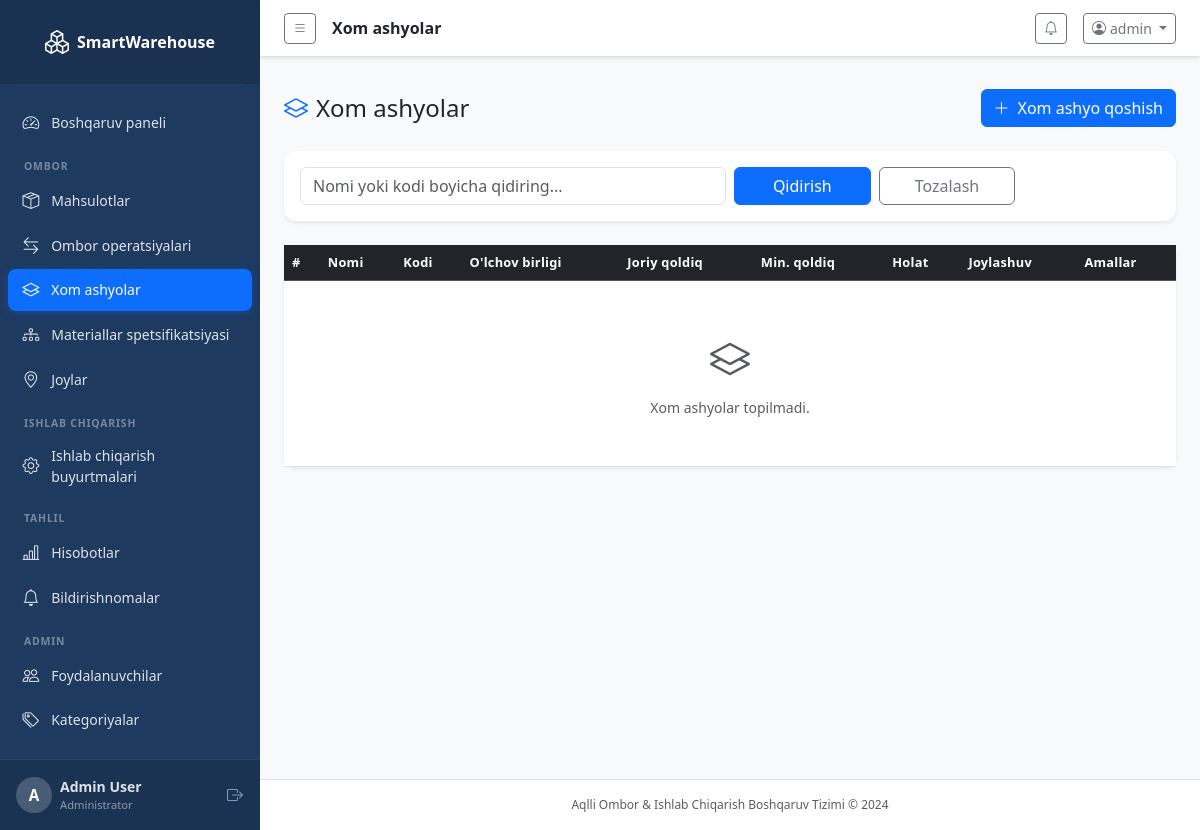
/inventory/raw-materials/ (signed in), run on an earlier commit of the app's database.
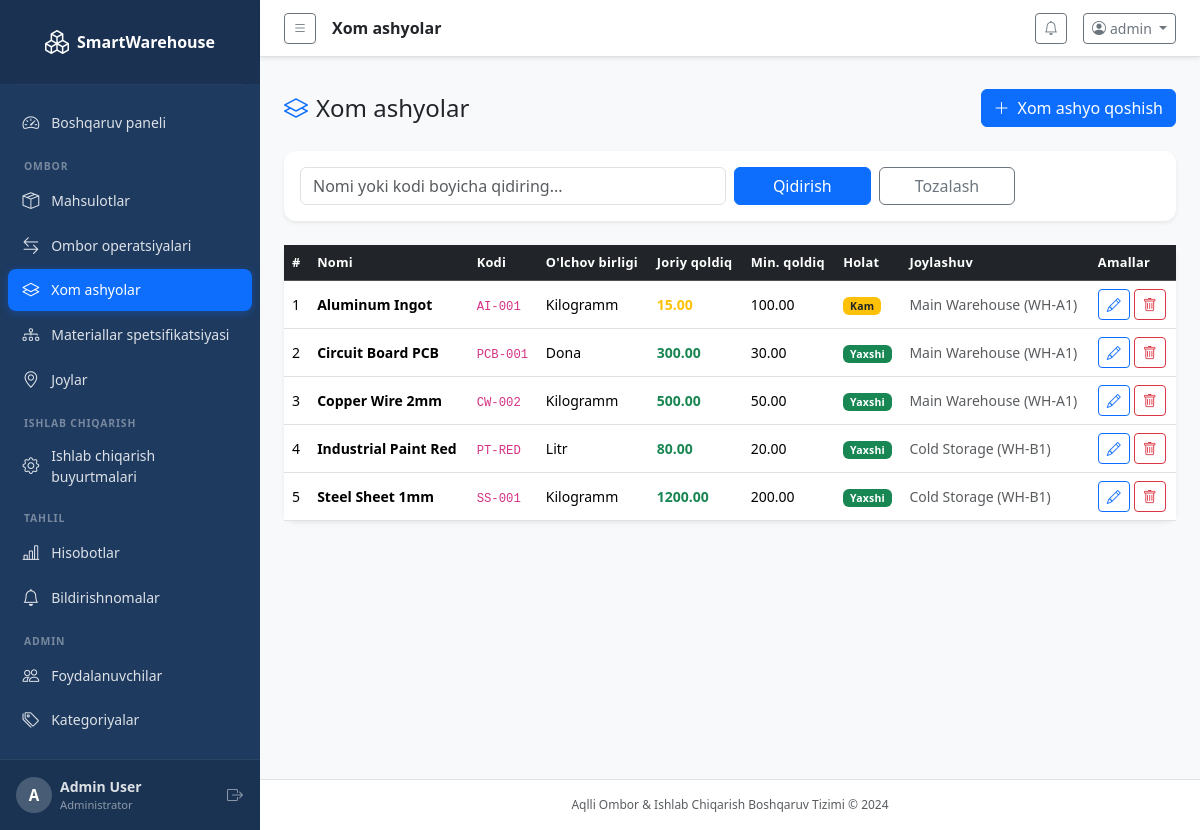
And on a later commit of the database.
### inventory/models.py (models this page shows, shortened)
class RawMaterial(models.Model):
    UNIT_CHOICES = Product.UNIT_CHOICES
    name = models.CharField(max_length=200)
    code = models.CharField(max_length=50, unique=True)
    unit = models.CharField(max_length=10, choices=UNIT_CHOICES, default='kg')
    current_stock = models.DecimalField(max_digits=12, decimal_places=2, default=0)
    minimum_stock = models.DecimalField(max_digits=12, decimal_places=2, default=0)
    location = models.ForeignKey(WarehouseLocation, on_delete=models.SET_NULL, null=True, blank=True)
    description = models.TextField(blank=True)
    created_at = models.DateTimeField(auto_now_add=True)
    updated_at = models.DateTimeField(auto_now=True)
    class Meta:
        ordering = ['name']
    @property
    def is_low_stock(self):
        return self.current_stock <= self.minimum_stock

class WarehouseLocation(models.Model):
    name = models.CharField(max_length=100)
    code = models.CharField(max_length=20, unique=True)
    description = models.TextField(blank=True)
    is_active = models.BooleanField(default=True)
    created_at = models.DateTimeField(auto_now_add=True)
    class Meta:
        ordering = ['name']
    def __str__(self):
        return f'{self.name} ({self.code})'

### inventory/views.py (the view)
# urls.py: path('raw-materials/', views.raw_material_list, name='raw_material_list'),
@login_required
def raw_material_list(request):
    materials = RawMaterial.objects.select_related('location').all()
    q = request.GET.get('q', '')
    if q:
        materials = materials.filter(Q(name__icontains=q) | Q(code__icontains=q))
    return render(request, 'inventory/raw_materials.html', {'materials': materials, 'q': q})

### accounts/models.py (called while the page is built)
    @property
    def is_admin(self):
        return self.role == 'admin' or self.is_superuser

### dashboard/context_processors.py (called while the page is built)
def notifications_processor(request):
    if request.user.is_authenticated:
        unread_notifications = Notification.objects.filter(is_read=False).order_by('-created_at')[:10]
        unread_count = Notification.objects.filter(is_read=False).count()
        return {
            'unread_notifications': unread_notifications,
            'unread_count': unread_count,
        }
    return {}

### templates/inventory/raw_materials.html (shortened to what this page needs)
{% extends 'base.html' %}
{% block page_title %}Xom ashyolar{% endblock %}
{% block content %}
<div class="d-flex justify-content-between align-items-center mb-4 mt-3 flex-wrap gap-2">
  <h4 class="mb-0"><i class="bi bi-layers me-2 text-primary"></i>Xom ashyolar</h4>
  <a href="{% url 'inventory:raw_material_create' %}" class="btn btn-primary">
    <i class="bi bi-plus-lg me-2"></i>Xom ashyo qoshish
  </a>
</div>
<div class="card border-0 shadow-sm mb-4">
  <div class="card-body py-3">
    <form method="get" class="row g-2 align-items-end">
      <div class="col-md-6">
        <input type="text" name="q" value="{{ q }}" class="form-control" placeholder="Nomi yoki kodi boyicha qidiring...">
      </div>
      <div class="col-md-2">
        <button type="submit" class="btn btn-primary w-100">Qidirish</button>
      </div>
      <div class="col-md-2">
        <a href="{% url 'inventory:raw_material_list' %}" class="btn btn-outline-secondary w-100">Tozalash</a>
      </div>
    </form>
  </div>
</div>
<div class="card border-0 shadow-sm">
  <div class="card-body p-0">
    <div class="table-responsive">
      <table class="table table-hover align-middle mb-0">
        <thead class="table-dark">
          <tr>
            <th>#</th>
            <th>Nomi</th>
            <th>Kodi</th>
            <th>O'lchov birligi</th>
            <th>Joriy qoldiq</th>
            <th>Min. qoldiq</th>
            <th>Holat</th>
            <th>Joylashuv</th>
            <th>Amallar</th>
          </tr>
        </thead>
        <tbody>
          {% for material in materials %}
          <tr>
            <td>{{ forloop.counter }}</td>
            <td class="fw-semibold">{{ material.name }}</td>
            <td><code class="small">{{ material.code }}</code></td>
            <td>{{ material.get_unit_display }}</td>
            <td class="fw-bold {% if material.current_stock == 0 %}text-danger{% elif material.is_low_stock %}text-warning{% else %}text-success{% endif %}">
              {{ material.current_stock }}
            </td>
            <td>{{ material.minimum_stock }}</td>
            <td>
              {% if material.current_stock == 0 %}
                <span class="badge bg-danger">Tugagan</span>
              {% elif material.is_low_stock %}
                <span class="badge bg-warning text-dark">Kam</span>
              {% else %}
                <span class="badge bg-success">Yaxshi</span>
              {% endif %}
            </td>
            <td class="small text-muted">{{ material.location|default:'—' }}</td>
            <td>
              <div class="d-flex gap-1">
                <a href="{% url 'inventory:raw_material_edit' material.pk %}" class="btn btn-sm btn-outline-primary" title="Tahrirlash"><i class="bi bi-pencil"></i></a>
                <a href="{% url 'inventory:raw_material_delete' material.pk %}" class="btn btn-sm btn-outline-danger" title="O'chirish"><i class="bi bi-trash"></i></a>
              </div>
            </td>
          </tr>
          {% empty %}
          <tr><td colspan="9" class="text-center text-muted py-5">
            <i class="bi bi-layers fs-1 d-block mb-2"></i>Xom ashyolar topilmadi.
          </td></tr>
          {% endfor %}
        </tbody>
      </table>
    </div>
  </div>
</div>
{% endblock %}

What changed in the data, as far as the page shows it:
added RawMaterial: name "Aluminum Ingot", code "AI-001", unit "Kilogramm", current_stock "15.00", minimum_stock "100.00", shows "Kam", location "Main Warehouse (WH-A1)"
added RawMaterial: name "Circuit Board PCB", code "PCB-001", unit "Dona", current_stock "300.00", minimum_stock "30.00", shows "Yaxshi", location "Main Warehouse (WH-A1)"
added RawMaterial: name "Copper Wire 2mm", code "CW-002", unit "Kilogramm", current_stock "500.00", minimum_stock "50.00", shows "Yaxshi", location "Main Warehouse (WH-A1)"
added RawMaterial: name "Industrial Paint Red", code "PT-RED", unit "Litr", current_stock "80.00", minimum_stock "20.00", shows "Yaxshi", location "Cold Storage (WH-B1)"
added RawMaterial: name "Steel Sheet 1mm", code "SS-001", unit "Kilogramm", current_stock "1200.00", minimum_stock "200.00", shows "Yaxshi", location "Cold Storage (WH-B1)"
Also different on the page:
text no longer shown: "Xom ashyolar topilmadi."
